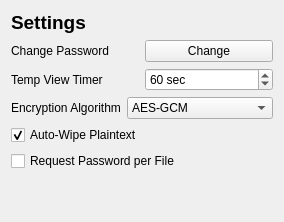
<?xml version="1.0" encoding="UTF-8"?>
<ui version="4.0">
 <class>SettingsPage</class>
 <widget class="QWidget" name="SettingsPage">
  <property name="windowTitle">
   <string>Settings</string>
  </property>

  <layout class="QVBoxLayout" name="verticalLayout">

   <!-- Title -->
   <item>
    <widget class="QLabel" name="labelTitle">
     <property name="text">
      <string>Settings</string>
     </property>
     <property name="font">
      <font>
       <pointsize>14</pointsize>
       <bold>true</bold>
      </font>
     </property>
     <property name="alignment">
      <set>Qt::AlignLeft</set>
     </property>
    </widget>
   </item>

   <!-- Change Password -->
   <item>
    <layout class="QHBoxLayout">
     <item>
      <widget class="QLabel">
       <property name="text">
        <string>Change Password</string>
       </property>
      </widget>
     </item>
     <item>
      <widget class="QPushButton" name="btnChangePassword">
       <property name="text">
        <string>Change</string>
       </property>
      </widget>
     </item>
    </layout>
   </item>

   <!-- Temp View Timer -->
   <item>
    <layout class="QHBoxLayout">
     <item>
      <widget class="QLabel">
       <property name="text">
        <string>Temp View Timer</string>
       </property>
      </widget>
     </item>
     <item>
      <widget class="QSpinBox" name="spinTempTimer">
       <property name="suffix">
        <string> sec</string>
       </property>
       <property name="minimum">
        <number>5</number>
       </property>
       <property name="maximum">
        <number>600</number>
       </property>
       <property name="value">
        <number>60</number>
       </property>
      </widget>
     </item>
    </layout>
   </item>

   <!-- Encryption Algorithm -->
   <item>
    <layout class="QHBoxLayout">
     <item>
      <widget class="QLabel">
       <property name="text">
        <string>Encryption Algorithm</string>
       </property>
      </widget>
     </item>
     <item>
      <widget class="QComboBox" name="comboEncryption">
       <item>
        <property name="text">
         <string>AES-GCM</string>
        </property>
       </item>
       <item>
        <property name="text">
         <string>AES-CBC</string>
        </property>
       </item>
       <item>
        <property name="text">
         <string>ChaCha20-Poly1305</string>
        </property>
       </item>
      </widget>
     </item>
    </layout>
   </item>

   <!-- Auto Wipe -->
   <item>
    <widget class="QCheckBox" name="checkAutoWipe">
     <property name="text">
      <string>Auto-Wipe Plaintext</string>
     </property>
     <property name="checked">
      <bool>true</bool>
     </property>
    </widget>
   </item>

   <!-- Password per File -->
   <item>
    <widget class="QCheckBox" name="checkPasswordPerFile">
     <property name="text">
      <string>Request Password per File</string>
     </property>
     <property name="checked">
      <bool>false</bool>
     </property>
    </widget>
   </item>

   <!-- Spacer -->
   <item>
    <spacer name="verticalSpacer">
     <property name="orientation">
      <enum>Qt::Vertical</enum>
     </property>
     <property name="sizeHint">
      <size>
       <width>20</width>
       <height>40</height>
      </size>
     </property>
    </spacer>
   </item>

  </layout>
 </widget>
 <resources/>
 <connections/>
</ui>
